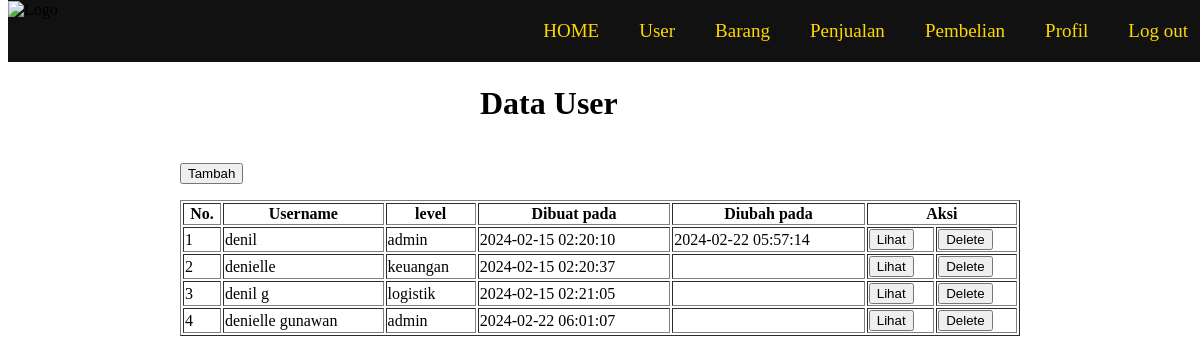
/user.php (signed in), run on the app's committed database.
### tables this page shows
CREATE TABLE `user` (
  `id` int(10) UNSIGNED NOT NULL,
  `username` varchar(50) NOT NULL,
  `password` varchar(225) NOT NULL,
  `level` enum('admin','keuangan','logistik') NOT NULL,
  `created_at` timestamp NOT NULL DEFAULT current_timestamp(),
  `updated_at` timestamp NULL DEFAULT NULL ON UPDATE current_timestamp()
);

### user.php (the view, shortened to what this page needs)
<!DOCTYPE html>
<html>
<head>
    <link rel="stylesheet" href="user.css">
</head>
<body>
    <?php include "menu.php"; ?>
    <?php
    require "koneksi.php";
    $sql = "SELECT  * FROM user";
    $query = mysqli_query($koneksi, $sql);
    ?>
    <div>
        <h1>Data User</h1>
        <div class="container">
        <form action="new-user.php" method="GET">
            <button type="submit">Tambah</button>
        </form>
        </div>
        <table border="1">
            <tr>
                <th>No.</th>
                <th>Username</th>
                <th>level</th>
                <th>Dibuat pada</th>
                <th>Diubah pada</th>
                <th colspan="2">Aksi</th>
            </tr>
            <?php $i = 1; ?>
            <?php while ($user = mysqli_fetch_array($query)) : ?>
                <tr>
                    <td><?= $i ?></td>
                    <td><?= $user["username"] ?></td>
                    <td><?= $user["level"] ?></td>
                    <td><?= $user["created_at"] ?></td>
                    <td><?= $user["updated_at"] ?></td>
                    <td>
                        <form action="read-user.php" method="GET">
                            <button type="submit">Lihat</button>
                        </form>
                    </td>
                    <td>
                        <form action="delete-user.php" method="POST" onsubmit="return konfirmasi(this)">
                            <button type="submit">Delete</button>
                    </form>
                    </td>
                </tr>
                <?php $i++; ?>
                <?php endwhile ?>
        </table>
    </div>
</body>

### user.css (style rules this page uses)
table { background-color: rgb(255, 255, 255, 0.8); position: absolute; top: 25%; left: 15%; width: 70%; }
.container { position: absolute; top: 20.4%; left: 15%; }
h1 { position: absolute; top: 8%; left: 40%; }

### data on the page
user: username "denil", level "admin", created_at "2024-02-15 02:20:10", updated_at "2024-02-22 05:57:14"
user: username "denielle", level "keuangan", created_at "2024-02-15 02:20:37"
user: username "denil g", level "logistik", created_at "2024-02-15 02:21:05"
user: username "denielle gunawan", level "admin", created_at "2024-02-22 06:01:07"
